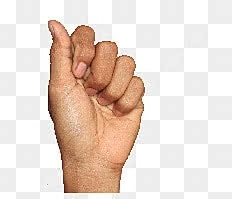
#> input picture code/backend/prepare_data/data/augmented/a/img_0_a.jpg, 232 x 199 px; its folder holds only this picture in this run
$ python create_augmented_dataset.py
#> lines starting #> are read from the running program, lines starting #| are printed output that depends on the picture

import os
import cv2
import csv
import sys

# Set the location from where the data will be collected from
DATA="../data/augmented/"
# Set the name of our dataset with csv format
CSV_OUT="../data/augmented.csv"

# Open the file
with open(CSV_OUT, "w", newline="") as file:
    writer=csv.writer(file)
    # setup labels
    # Iterate through the folder in data and use the names of the folder as labels
    for label in os.listdir(DATA):
        # set the class path
        class_dir=os.path.join(DATA, label)
        # get the images
        for img_name in os.listdir(class_dir):
            img_path=os.path.join(class_dir, img_name)

            #  load img
            img=cv2.imread(img_path, cv2.IMREAD_GRAYSCALE)
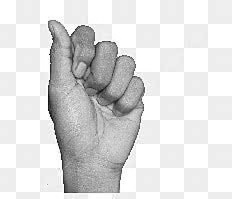
#> img: shape (199, 232); min 1, max 255, mean 221.8

            # resize img to 28x28
            img=cv2.resize(img,(28,28) )
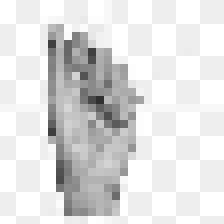
#> img: shape (28, 28) (shown 8 times larger); min 49, max 255, mean 223
            #  flatten and get the pixels
            pixels=img.flatten().tolist()
#> pixels = 784 values, max 255 at index 0, min 49 at index 348, mean 223

            # write label to pixes for each row
            writer.writerow([label] + pixels)
#> pass 2 of the loop `for label in os.listdir(DATA):`:
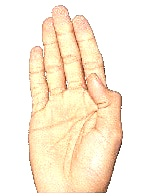
#> input picture code/backend/prepare_data/data/augmented/b/img_13_b.jpg, 167 x 196 px
#> `img=cv2.imread(img_path, cv2.IMREAD_GRAYSCALE)`:
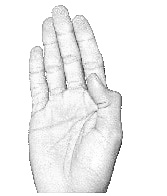
#> img: shape (196, 167); min 26, max 255, mean 241.7
#> `img=cv2.resize(img,(28,28) )`:
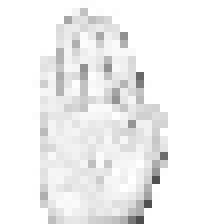
#> img: shape (28, 28) (shown 8 times larger); min 78, max 255, mean 241
#> pixels = 784 values, max 255 at index 0, min 78 at index 773, mean 241
